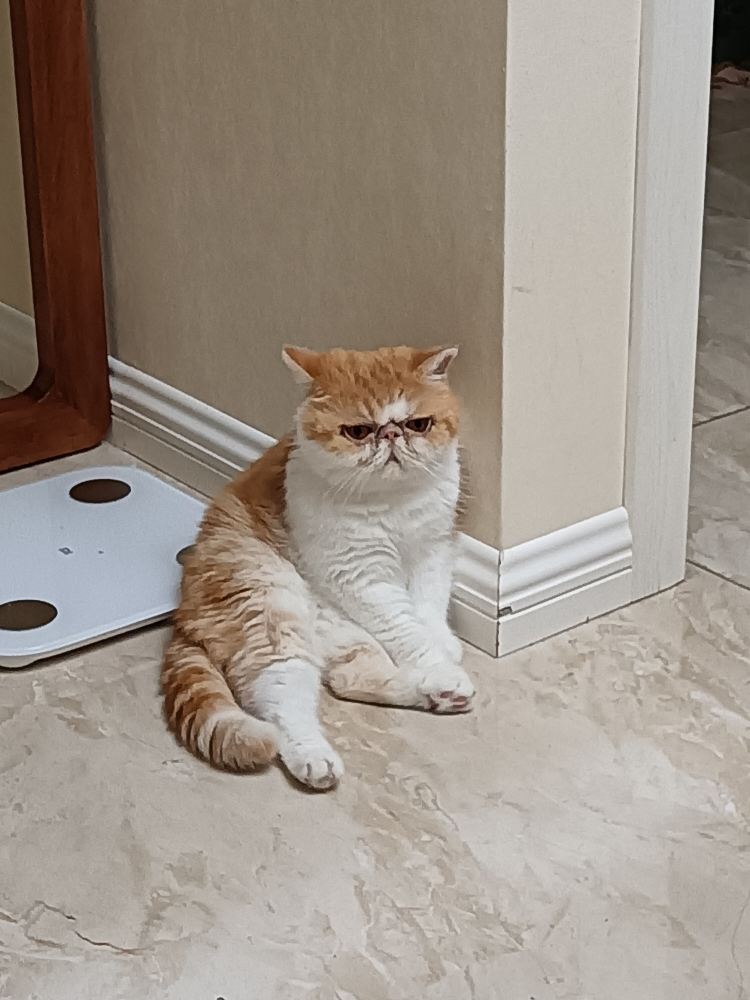
#> input picture resource/jpg/IMG_20240713_210719.jpg, 3000 x 4000 px, found by its file name (shown at 1/4 size); its folder holds 4 pictures in this run
$ python rebuild_sizes.py
#> lines starting #> are read from the running program, lines starting #| are printed output that depends on the picture
"""按新尺寸重建缩略图与预览图（适配 2Mbps 小带宽服务器）
缩略图: 900px  q75  (~30-40KB)
预览图: 1600px q72  (~80-120KB)
用法: /opt/doudou-admin/venv/bin/python rebuild_sizes.py
"""
import os
from PIL import Image, ImageOps

BASE = "/var/www/doudou"
JPG_DIR = os.path.join(BASE, "resource", "jpg")
THUMB_DIR = os.path.join(BASE, "resource", "thumbs")
PREVIEW_DIR = os.path.join(BASE, "resource", "previews")

THUMB_MAX, THUMB_Q = 900, 75
PREVIEW_MAX, PREVIEW_Q = 1600, 72

os.makedirs(THUMB_DIR, exist_ok=True)
os.makedirs(PREVIEW_DIR, exist_ok=True)

files = [f for f in os.listdir(JPG_DIR) if f.lower().endswith((".jpg", ".jpeg"))]
n = len(files)
for i, f in enumerate(files, 1):
    stem = os.path.splitext(f)[0]
    try:
        im = Image.open(os.path.join(JPG_DIR, f))
#> im is the input picture: PIL image 3000x4000 RGB; mean R, G, B 157.8, 147.6, 137.3
        im = ImageOps.exif_transpose(im)
        if im.mode != "RGB":
            im = im.convert("RGB")
        t = im.copy()
        t.thumbnail((THUMB_MAX, THUMB_MAX), Image.LANCZOS)
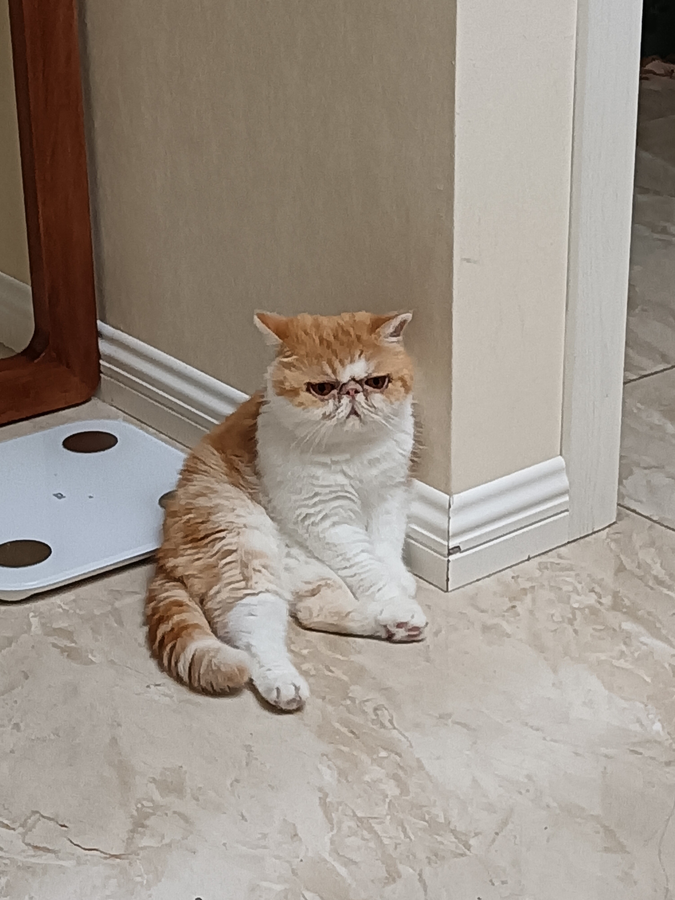
#> t: PIL image 675x900 RGB; mean R, G, B 157.9, 147.7, 137.4
        t.save(os.path.join(THUMB_DIR, stem + ".webp"), "WEBP", quality=THUMB_Q, method=6)
        p = im.copy()
        p.thumbnail((PREVIEW_MAX, PREVIEW_MAX), Image.LANCZOS)
        p.save(os.path.join(PREVIEW_DIR, stem + ".webp"), "WEBP", quality=PREVIEW_Q, method=6)
    except Exception as e:
        print("失败:", f, e, flush=True)
    if i % 20 == 0:
        print("%d/%d" % (i, n), flush=True)
#> pass 2 of the loop `for i, f in enumerate(files, 1):`:
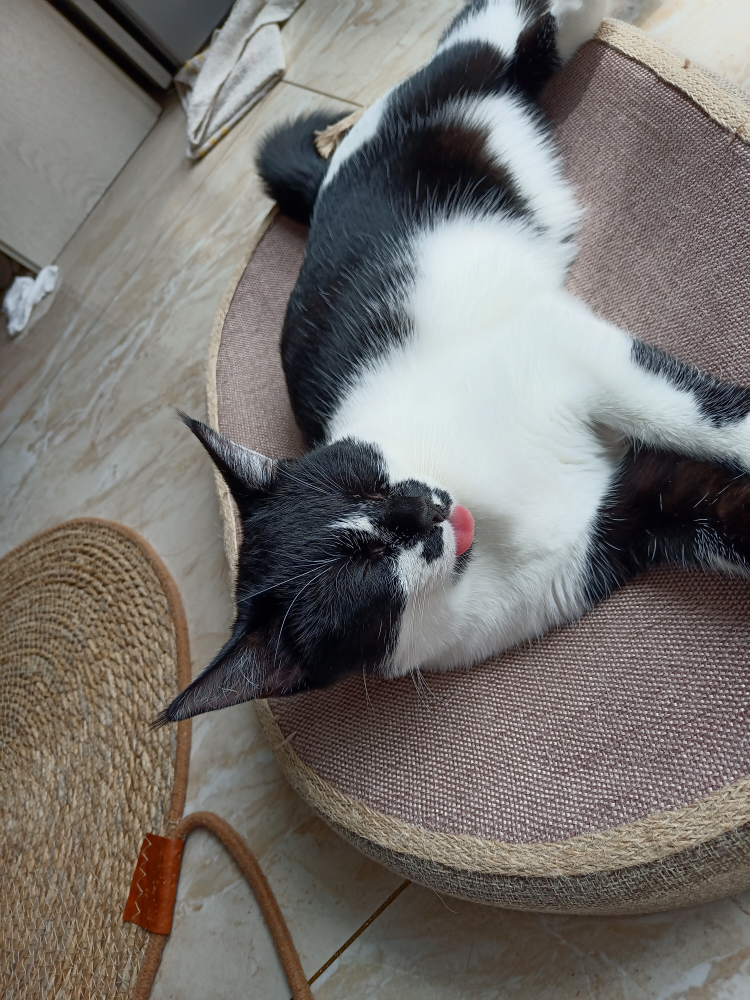
#> input picture resource/jpg/IMG_20260326_105623.jpg, 3000 x 4000 px, found by its file name (shown at 1/4 size)
#> im is the input picture: PIL image 3000x4000 RGB; mean R, G, B 117.9, 114.4, 110.7
#> `t.thumbnail((THUMB_MAX, THUMB_MAX), Image.LANCZOS)`:
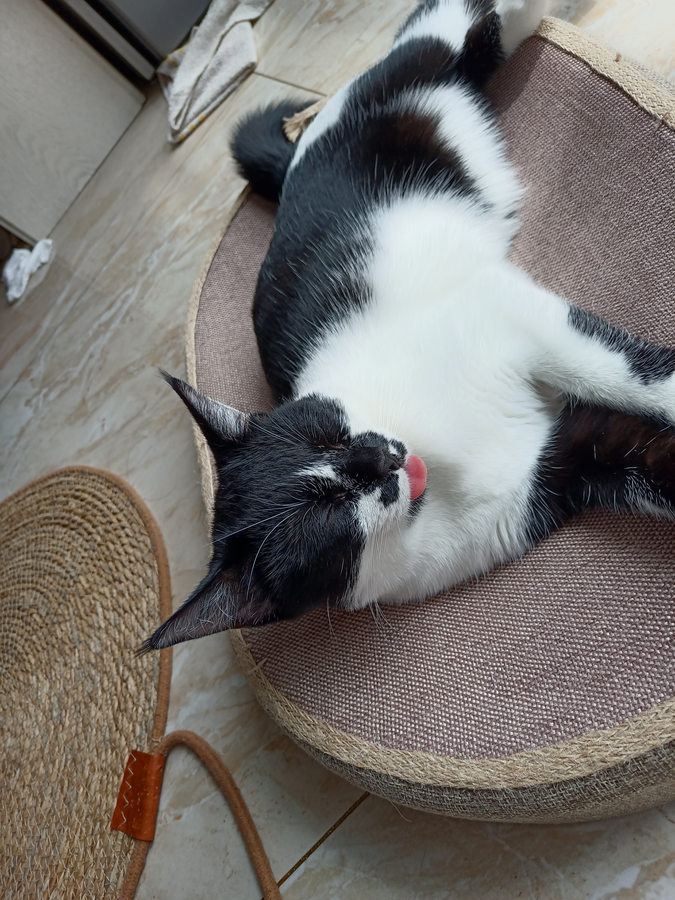
#> t: PIL image 675x900 RGB; mean R, G, B 118, 114.5, 110.9
#> pass 3 of the loop `for i, f in enumerate(files, 1):`:
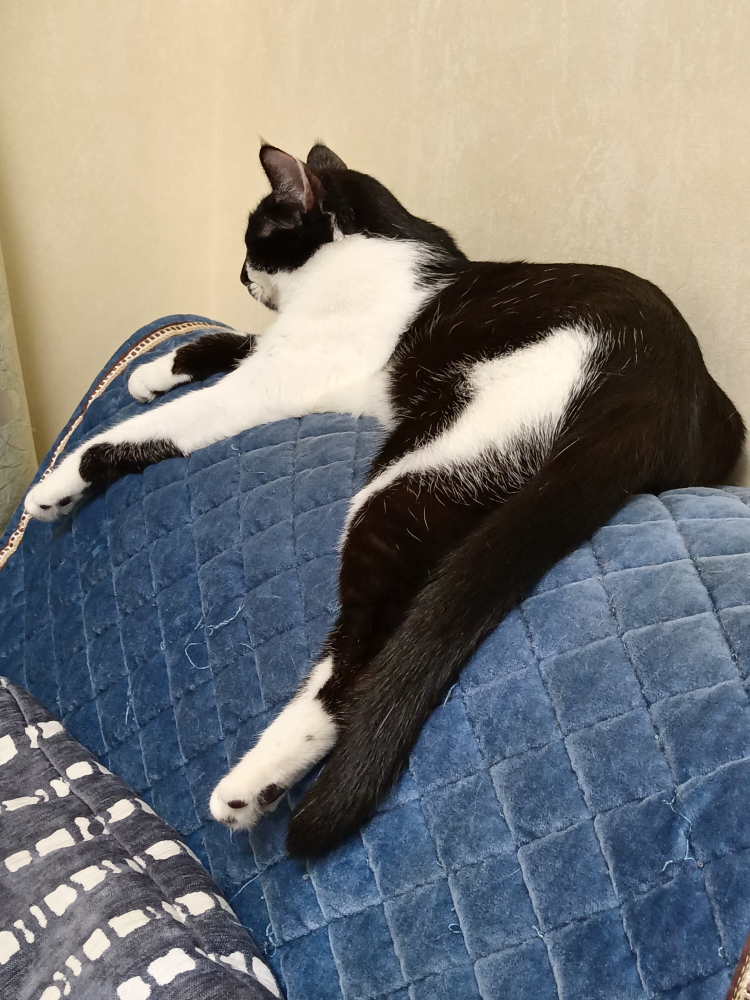
#> input picture resource/jpg/IMG_20261117_202853.jpg, 3000 x 4000 px, found by its file name (shown at 1/4 size)
#> im is the input picture: PIL image 3000x4000 RGB; mean R, G, B 124.4, 124.3, 122.6
#> `t.thumbnail((THUMB_MAX, THUMB_MAX), Image.LANCZOS)`:
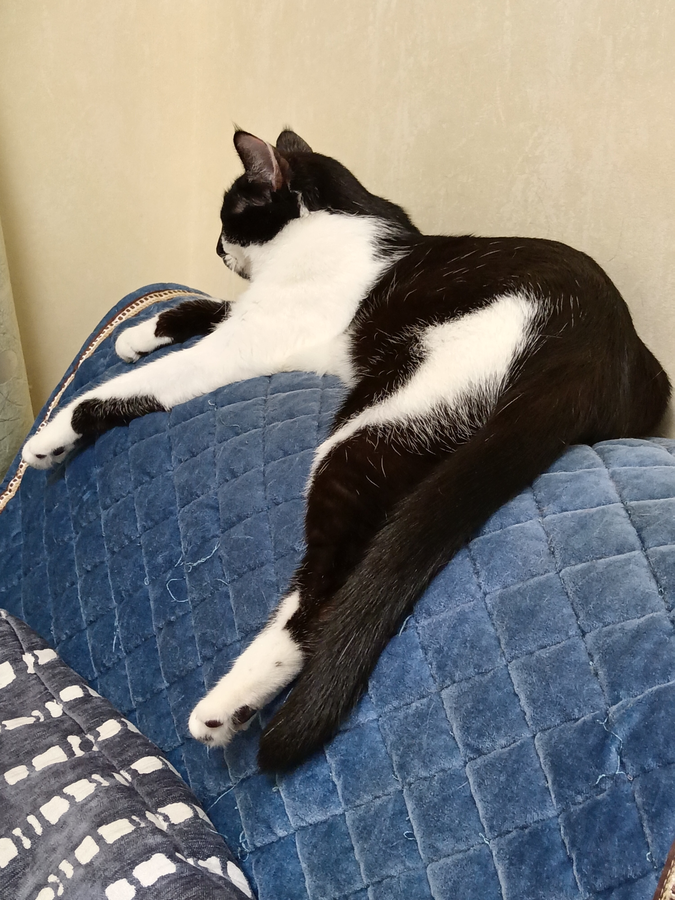
#> t: PIL image 675x900 RGB; mean R, G, B 124.6, 124.4, 122.7
#> the loop made 4 passes; the first 3 are shown

def total(d):
#> (the run stopped early here; a loop or call above may not have finished)
